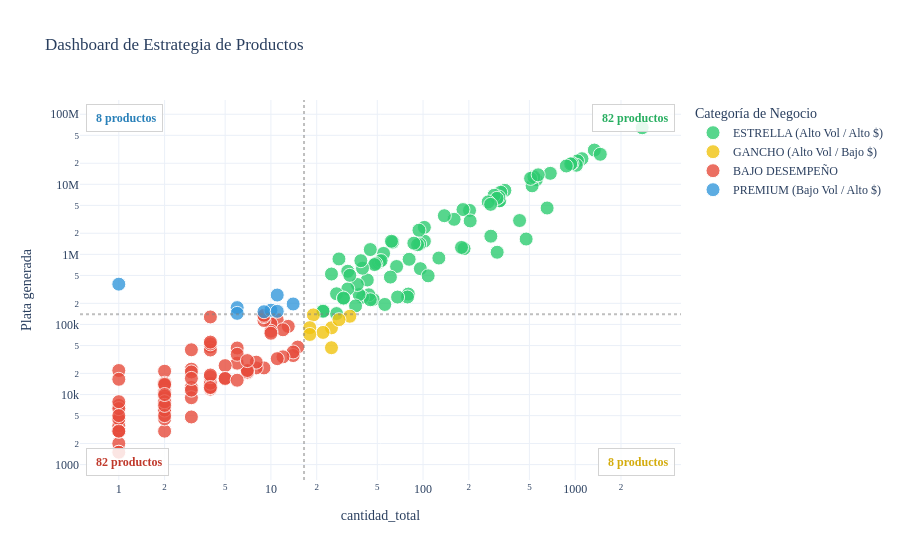

Notebook source saved alongside this figure:
### Code cell
# Definimos los puntos de corte
corte_x = info_productos["cantidad_total"].median()
corte_y = info_productos["Plata generada"].median()

# Función para asignar el color/categoría
def clasificar(row):
    if row["cantidad_total"] >= corte_x and row["Plata generada"] >= corte_y:
        return "ESTRELLA (Alto Vol / Alto $)"
    elif row["cantidad_total"] < corte_x and row["Plata generada"] >= corte_y:
        return "PREMIUM (Bajo Vol / Alto $)"
    elif row["cantidad_total"] >= corte_x and row["Plata generada"] < corte_y:
        return "GANCHO (Alto Vol / Bajo $)"
    else:
        return "BAJO DESEMPEÑO"

# Aplicamos la lógica al DataFrame
info_productos["Categoria_Matriz"] = info_productos.apply(clasificar, axis=1)

# ── Conteo por cuadrante ──────────────────────────────────────────────────────
conteos = info_productos["Categoria_Matriz"].value_counts()
n_estrella = conteos.get("ESTRELLA (Alto Vol / Alto $)", 0)
n_premium  = conteos.get("PREMIUM (Bajo Vol / Alto $)", 0)
n_gancho   = conteos.get("GANCHO (Alto Vol / Bajo $)", 0)
n_bajo     = conteos.get("BAJO DESEMPEÑO", 0)

import plotly.express as px

fig = px.scatter(
    info_productos.reset_index(), 
    x="cantidad_total", 
    y="Plata generada",
    color="Categoria_Matriz",
    color_discrete_map={
        "ESTRELLA (Alto Vol / Alto $)": "#2ecc71",
        "PREMIUM (Bajo Vol / Alto $)": "#3498db",
        "GANCHO (Alto Vol / Bajo $)": "#f1c40f",
        "BAJO DESEMPEÑO": "#e74c3c"
    },
    hover_name="Nombre",
    log_x=True, 
    log_y=True,
    hover_data=["precio_promedio", "transacciones"],
    title="Dashboard de Estrategia de Productos",
    template="plotly_white"
)

fig.update_traces(marker=dict(size=14, opacity=0.8, line=dict(width=1, color='white')))
fig.add_vline(x=corte_x, line_dash="dot", line_color="gray", opacity=0.5)
fig.add_hline(y=corte_y, line_dash="dot", line_color="gray", opacity=0.5)

# ── Anotaciones en las 4 esquinas ─────────────────────────────────────────────
anotaciones = [
    dict(x=0.99, y=0.99, text=f"<b> {n_estrella} productos</b>",
         font=dict(color="#27ae60", size=12),
         xanchor="right", yanchor="top"),
    dict(x=0.01, y=0.99, text=f"<b> {n_premium} productos</b>",
         font=dict(color="#2980b9", size=12),
         xanchor="left", yanchor="top"),
    dict(x=0.99, y=0.01, text=f"<b> {n_gancho} productos</b>",
         font=dict(color="#d4ac0d", size=12),
         xanchor="right", yanchor="bottom"),
    dict(x=0.01, y=0.01, text=f"<b> {n_bajo} productos</b>",
         font=dict(color="#c0392b", size=12),
         xanchor="left", yanchor="bottom"),
]

for a in anotaciones:
    fig.add_annotation(
        x=a["x"], y=a["y"],
        text=a["text"],
        showarrow=False,
        font=a["font"],
        xref="paper", yref="paper",
        bgcolor="rgba(255,255,255,0.85)",
        bordercolor="lightgray",
        borderwidth=1,
        borderpad=6,
        xanchor=a["xanchor"],
        yanchor=a["yanchor"],
    )

fig.update_layout(
    legend_title_text='Categoría de Negocio',
    font=dict(family="Verdana", size=12)
)

fig.show()

### Figure 1 — Plotly figure (JSON) as saved in the notebook; plotly's stock layout.template omitted (floating-point values rounded to 4 significant figures; data arrays with more than 128 entries replaced by an {"elided": "..."} marker saying what was removed)
{"data": [{"customdata": {"elided": "82x2 float values"}, "hovertemplate": "<b>%{hovertext}</b><br><br>Categoria_Matriz=ESTRELLA (Alto Vol / Alto $)<br>cantidad_total=%{x}<br>Plata generada=%{y}<br>precio_promedio=%{customdata[0]}<br>transacciones=%{customdata[1]}<extra></extra>", "hovertext": ["Arma tu plato Grande(21k)", "Arma tu plato mediano (18k)", "Sándwich Romano", "Bowl Pollo tostada Mediana", "Ensalada Chefsito Mediana", "Sándwich Criollo", "Bowl Lomo alto Mediana", "Bowl Pasta Buona Mediana", "Bowl Colombianito Mediana", "Ensalada Pollo miel mostaza Mediana", "Hatsu azul 400ml", "Ensalada Pollo pesto Mediana", "Sándwich Felix Carne", "Bowl Pollo tostada Grande", "Bowl Lomo alto Grande", "Ensalada Chefsito Grande", "Agua con gas Cristal 600ml", "Hatsu amarillo 400ml", "Bowl Pasta Buona Grande", "Ensalada Pollo miel mostaza Grande", "Sándwich Felix Pollo", "Sándwich Becha", "Ensalada Italianísima Mediana", "Bowl Colombianito Grande", "Pavoneta", "Soda Lucy pink", "Ensalada Kale cesar Mediana", "Agua sin gas Cristal 250ml", "Mexi", "Bowl Pasta Buona Veggie Mediana", "Ensalada Pollo pesto Grande", "Soda Hatsu Verde Lata", "Sándwich o pockets (Mini chef)", "Hatsu lila 400 ml", "Sopa de tomate", "Parfait frutos rojos 9oz (mediano)", "Ensalada Italianísima Grande", "Sándwich o pockets (Americanos)", "Sándwich o pockets (Tradicional)", "Ensalada Kale cesar Grande", "Soda Hatsu Rosada Lata", "Sándwich o pockets (Popeyes)", "Americano Mediano", "Arma tu plato Grande", "Pollo", "Wake up & go", "Bagels", "Parfaits frutos rojos 14oz (Grande)", "Bowl Pasta Buona Veggie Grande", "Agua cristal", "Agua sin gas Cristal 600ml", "BananaBread Tradicional Chips", "Rustico", "Berry Bliss Pancakes", "Green Heaven", "Waffle de yuca", "Sándwich o pockets (Grilled cheese)", "Arma tu plato mediano", "Pastel de Pollo", "Pancakes Choco-Banana Delight", "Agua con gas Cristal 250ml", "Toscana mediana", "Smoothie Pink Power", "Latte", "Sándwich o pockets (Clásico)", "Ensalada Master Veggie Mediana", "Capuchino", "Milo", "Parfait frutos amarillos 9oz (mediano)", "Tropical Boost", "Parfait frutos amarillo 14oz (Grande)", "Sándwich Verde", "Napoli", "Huevos", "Hatsu blanco", "Parfait vivir Grande", "BananaBread Tradicional Frutos", "Galletas chips de chocolate", "Sopa de Tomate Combo", "Ensalada Ligera Mediana", "Hatsu blanco 400ml", "Hatsu negro 400ml"], "legendgroup": "ESTRELLA (Alto Vol / Alto $)", "marker": {"color": "#2ecc71", "line": {"color": "white", "width": 1}, "opacity": 0.8, "size": 14, "symbol": "circle"}, "mode": "markers", "name": "ESTRELLA (Alto Vol / Alto $)", "orientation": "v", "showlegend": true, "type": "scatter", "x": [2757.0, 1336.0, 1462.0, 1108.0, 1035.0, 1018.0, 953.0, 934.0, 874.0, 686.0, 654.0, 555.0, 521.0, 535.0, 509.0, 571.0, 476.0, 431.0, 345.0, 324.0, 320.0, 318.0, 315.0, 293.0, 306.0, 279.0, 268.0, 307.0, 278.0, 202.0, 183.0, 186.0, 204.0, 179.0, 160.0, 127.0, 102.0, 102.0, 95.0, 94.0, 96.0, 92.0, 108.0, 138.0, 80.0, 81.0, 87.0, 67.0, 63.0, 79.0, 68.0, 61.0, 55.0, 51.0, 52.0, 53.0, 49.0, 62.0, 47.0, 48.0, 56.0, 45.0, 43.0, 44.0, 40.0, 39.0, 40.0, 45.0, 38.0, 37.0, 32.0, 32.0, 33.0, 36.0, 27.0, 27.0, 30.0, 30.0, 28.0, 25.0, 22.0, 22.0], "xaxis": "x", "y": [64220000.0, 30810000.0, 26850000.0, 23220000.0, 21610000.0, 18730000.0, 19900000.0, 19550000.0, 18280000.0, 14360000.0, 4593000.0, 11640000.0, 9524000.0, 12790000.0, 12170000.0, 13670000.0, 1657000.0, 3044000.0, 8200000.0, 7708000.0, 5870000.0, 5814000.0, 6582000.0, 6974000.0, 6311000.0, 1820000.0, 5616000.0, 1074000.0, 5178000.0, 4244000.0, 4360000.0, 1209000.0, 3006000.0, 1256000.0, 3168000.0, 887800.0, 2430000.0, 1544000.0, 1407000.0, 2217000.0, 625600.0, 1376000.0, 494600.0, 3566000.0, 271500.0, 851500.0, 1446000.0, 671900.0, 1493000.0, 246500.0, 246000.0, 474300.0, 1034000.0, 765000.0, 806000.0, 815500.0, 741000.0, 1540000.0, 228000.0, 715700.0, 193000.0, 1172000.0, 431000.0, 265000.0, 634800.0, 813000.0, 244500.0, 225000.0, 267000.0, 372000.0, 322000.0, 574700.0, 502500.0, 184000.0, 143000.0, 274000.0, 232900.0, 238500.0, 861600.0, 524500.0, 157000.0, 154000.0], "yaxis": "y"}, {"customdata": [[3970.0, 32.0], [1862.0, 24.0], [3580.0, 24.0], [4179.0, 22.0], [3500.0, 19.0], [7211.0, 18.0], [5000.0, 16.0], [4000.0, 15.0]], "hovertemplate": "<b>%{hovertext}</b><br><br>Categoria_Matriz=GANCHO (Alto Vol / Bajo $)<br>cantidad_total=%{x}<br>Plata generada=%{y}<br>precio_promedio=%{customdata[0]}<br>transacciones=%{customdata[1]}<extra></extra>", "hovertext": ["Carne desmechada", "Vinagreta pesto", "Aguacate", "Palito de Queso", "Hatsu caja", "Parfait vivir Mediano", "Chocolate caliente", "Shot de naranja"], "legendgroup": "GANCHO (Alto Vol / Bajo $)", "marker": {"color": "#f1c40f", "line": {"color": "white", "width": 1}, "opacity": 0.8, "size": 14, "symbol": "circle"}, "mode": "markers", "name": "GANCHO (Alto Vol / Bajo $)", "orientation": "v", "showlegend": true, "type": "scatter", "x": [33.0, 25.0, 25.0, 28.0, 22.0, 19.0, 18.0, 18.0], "xaxis": "x", "y": [131000.0, 46550.0, 89500.0, 117000.0, 77000.0, 137000.0, 90000.0, 72000.0], "yaxis": "y"}, {"customdata": {"elided": "82x2 float values"}, "hovertemplate": "<b>%{hovertext}</b><br><br>Categoria_Matriz=BAJO DESEMPEÑO<br>cantidad_total=%{x}<br>Plata generada=%{y}<br>precio_promedio=%{customdata[0]}<br>transacciones=%{customdata[1]}<extra></extra>", "hovertext": ["Plátano maduro", "Adición Leche de Almendras", "Cebolla caramelizada", "Galletas parmesano", "Smoothie chocolate dream", "Hatsu amarillo", "Nutty Banana Bliss", "Hatsu fucsia 400ml", "Camote", "Jugo verde", "Champiñones", "Pancakes frutos rojos", "Smoothie fresa banano", "Tomate cherry", "Queso Mozarella", "Sándwich o pockets (Pesto)", "Frijol negro", "Brócoli", "Leche de almendras", "Acai mediano", "Smoothie reactívate con vivo", "Jamón de pavo", "Soda rosada (hatsu)", "Carne pecho", "Pasta fusili", "Tocineta", "Nachos (totopos)", "Tostadas Francesas Clasica", "Combo sopa de tomate", "Arroz", "Adición Leche de Coco", "Queso campesino", "Pancakes chocolate", "Hatsu en caja", "Tostadas Francesas FIT", "Pastel de Carne", "Vinagreta miel mostaza", "Sriracha mayo", "Sándwich o pockets (Sanísimo)", "Smoothie se vivo", "Pastel Ranchero", "Quinoa", "Americano Grande", "Aromática", "Sweet Crave pancakes", "Falafel", "Parfaits  9oz (mediano)", "Coca Cola", "Agua hatsu botella 450ml", "BananaBread Almond (harina de almendras)", "Crutones (pan tajado", "Mini banana bread", "Miel", "Lechuga romana", "Peanut butter", "vinagreta cesar", "Quiche de pollo", "Soda Hatsu Amarilla Lata", "Tomate chonto", "Espresso", "Estacion de cafe sencilla 20 cafes y 10 aromaticas", "Hatsu verde 400ml", "Pastel Criollo", "Palito de Jamon", "Coca Cola zero", "Acai grande", "Bagel con huevo", "Parmesano", "Maní", "Leche de coco", "Maíz dulce", "Mozzarella", "Hatsu rojo 400ml", "Pastel Hawaiano", "Smoothie banano nuez", "Salsa napolitana", "Queso loncha", "Queso parmesano", "Pastel de pollo", "Torta de zanahoria y nueces", "Vinagreta vivo", "chocolate caliente"], "legendgroup": "BAJO DESEMPEÑO", "marker": {"color": "#e74c3c", "line": {"color": "white", "width": 1}, "opacity": 0.8, "size": 14, "symbol": "circle"}, "mode": "markers", "name": "BAJO DESEMPEÑO", "orientation": "v", "showlegend": true, "type": "scatter", "x": [15.0, 14.0, 14.0, 12.0, 11.0, 13.0, 10.0, 12.0, 11.0, 10.0, 9.0, 9.0, 10.0, 8.0, 8.0, 9.0, 7.0, 7.0, 7.0, 9.0, 6.0, 6.0, 6.0, 5.0, 5.0, 5.0, 4.0, 4.0, 4.0, 4.0, 6.0, 4.0, 4.0, 4.0, 4.0, 4.0, 3.0, 3.0, 4.0, 3.0, 4.0, 4.0, 3.0, 3.0, 3.0, 3.0, 3.0, 2.0, 2.0, 2.0, 2.0, 2.0, 2.0, 2.0, 2.0, 2.0, 2.0, 2.0, 2.0, 7.0, 2.0, 2.0, 2.0, 2.0, 1.0, 1.0, 1.0, 1.0, 2.0, 1.0, 1.0, 1.0, 1.0, 1.0, 1.0, 1.0, 2.0, 1.0, 2.0, 1.0, 1.0, 1.0], "xaxis": "x", "y": [47500.0, 36000.0, 40500.0, 34500.0, 116000.0, 94000.0, 102000.0, 84000.0, 32500.0, 80000.0, 24000.0, 114000.0, 74900.0, 24000.0, 29000.0, 129500.0, 20500.0, 21000.0, 22000.0, 135000.0, 46100.0, 28000.0, 37500.0, 25850.0, 16710.0, 17000.0, 11930.0, 48000.0, 128000.0, 13000.0, 16000.0, 12500.0, 43200.0, 14500.0, 52900.0, 18000.0, 22990.0, 4785.0, 56000.0, 21000.0, 19000.0, 12600.0, 12600.0, 9000.0, 43500.0, 11550.0, 17000.0, 9000.0, 13000.0, 21500.0, 7140.0, 14500.0, 3000.0, 6000.0, 5800.0, 4500.0, 10800.0, 13600.0, 6000.0, 30500.0, 7860.0, 14000.0, 9500.0, 7900.0, 4320.0, 22000.0, 16500.0, 3000.0, 5000.0, 2000.0, 3570.0, 3000.0, 7000.0, 4500.0, 6300.0, 1500.0, 7000.0, 3000.0, 10000.0, 7900.0, 1500.0, 5000.0], "yaxis": "y"}, {"customdata": [[23910.0, 11.0], [14000.0, 11.0], [16000.0, 10.0], [16890.0, 9.0], [14000.0, 9.0], [29000.0, 6.0], [24000.0, 6.0], [376000.0, 1.0]], "hovertemplate": "<b>%{hovertext}</b><br><br>Categoria_Matriz=PREMIUM (Bajo Vol / Alto $)<br>cantidad_total=%{x}<br>Plata generada=%{y}<br>precio_promedio=%{customdata[0]}<br>transacciones=%{customdata[1]}<extra></extra>", "hovertext": ["Ensalada Master Veggie Grande", "Barras SMUH", "Classic Charm", "Sándwich Indio", "Cholas", "Toscana Grande", "Ensalada Ligera Grande", "Mensualidades"], "legendgroup": "PREMIUM (Bajo Vol / Alto $)", "marker": {"color": "#3498db", "line": {"color": "white", "width": 1}, "opacity": 0.8, "size": 14, "symbol": "circle"}, "mode": "markers", "name": "PREMIUM (Bajo Vol / Alto $)", "orientation": "v", "showlegend": true, "type": "scatter", "x": [11.0, 14.0, 10.0, 9.0, 11.0, 6.0, 6.0, 1.0], "xaxis": "x", "y": [263000.0, 196000.0, 160000.0, 152000.0, 154000.0, 174000.0, 144000.0, 376000.0], "yaxis": "y"}], "layout": {"annotations": [{"bgcolor": "rgba(255,255,255,0.85)", "bordercolor": "lightgray", "borderpad": 6, "borderwidth": 1, "font": {"color": "#27ae60", "size": 12}, "showarrow": false, "text": "<b> 82 productos</b>", "x": 0.99, "xanchor": "right", "xref": "paper", "y": 0.99, "yanchor": "top", "yref": "paper"}, {"bgcolor": "rgba(255,255,255,0.85)", "bordercolor": "lightgray", "borderpad": 6, "borderwidth": 1, "font": {"color": "#2980b9", "size": 12}, "showarrow": false, "text": "<b> 8 productos</b>", "x": 0.01, "xanchor": "left", "xref": "paper", "y": 0.99, "yanchor": "top", "yref": "paper"}, {"bgcolor": "rgba(255,255,255,0.85)", "bordercolor": "lightgray", "borderpad": 6, "borderwidth": 1, "font": {"color": "#d4ac0d", "size": 12}, "showarrow": false, "text": "<b> 8 productos</b>", "x": 0.99, "xanchor": "right", "xref": "paper", "y": 0.01, "yanchor": "bottom", "yref": "paper"}, {"bgcolor": "rgba(255,255,255,0.85)", "bordercolor": "lightgray", "borderpad": 6, "borderwidth": 1, "font": {"color": "#c0392b", "size": 12}, "showarrow": false, "text": "<b> 82 productos</b>", "x": 0.01, "xanchor": "left", "xref": "paper", "y": 0.01, "yanchor": "bottom", "yref": "paper"}], "font": {"family": "Verdana", "size": 12}, "legend": {"title": {"text": "Categoría de Negocio"}, "tracegroupgap": 0}, "shapes": [{"line": {"color": "gray", "dash": "dot"}, "opacity": 0.5, "type": "line", "x0": 16.5, "x1": 16.5, "xref": "x", "y0": 0, "y1": 1, "yref": "y domain"}, {"line": {"color": "gray", "dash": "dot"}, "opacity": 0.5, "type": "line", "x0": 0, "x1": 1, "xref": "x domain", "y0": 140000, "y1": 140000, "yref": "y"}], "title": {"text": "Dashboard de Estrategia de Productos"}, "xaxis": {"anchor": "y", "domain": [0, 1], "title": {"text": "cantidad_total"}, "type": "log"}, "yaxis": {"anchor": "x", "domain": [0, 1], "title": {"text": "Plata generada"}, "type": "log"}}}
